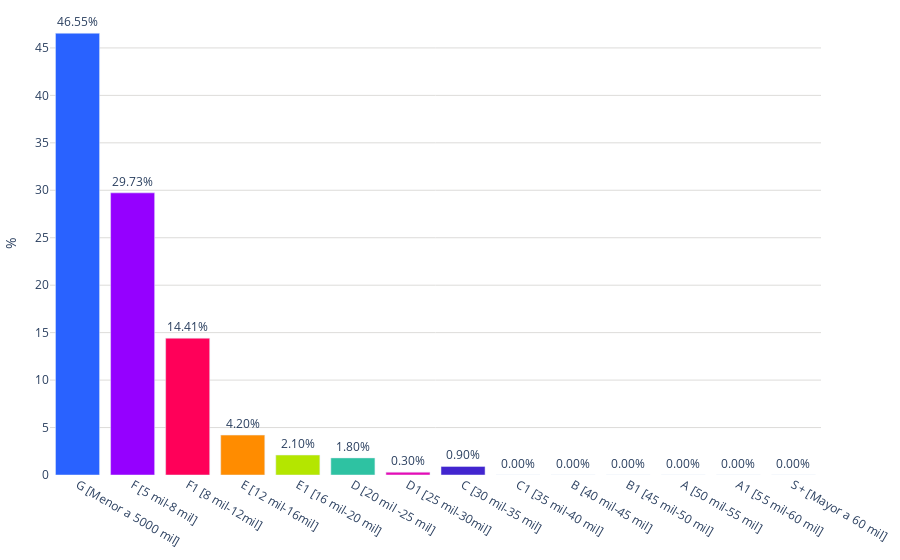

The code cell stored with this chart in its notebook:
### Code cell
colores = ['#2962ff', '#9500ff', '#ff0059', '#ff8c00', '#b4e600', '#2EC2A2','#E50CB6','#4225CF','#2CBA4D','#2962ff', '#9500ff', '#ff0059', '#ff8c00', '#b4e600']

fig = go.Figure()
fig.add_trace(go.Bar(
    x=posiciones_salariospersona['Categoria'],  # Eje x: Categoría
    y=posiciones_salariospersona['porcentaje'],  # Eje y: porcentaje
    text=posiciones_salariospersona['porcentaje'].apply(lambda x: f'{x:.2f}%'),  # Texto con el formato deseado
    textposition='outside',  # Posición del texto (parte superior de las barras)
    marker_color=colores,  # Especifica los colores de las barras
))
fig.update_layout(
    #title='Mercado Salario por persona',  # Título de la gráfica
    title_x=0.5,
    yaxis=dict(
        title='%',  # Título del eje y
        gridcolor='#dddcda', # Color de las líneas que dividen los rangos del eje Y
        gridwidth=1, # Ancho de las líneas que dividen los rangos del eje Y
    ),margin=dict(l=10, r=10, t=10, b=10),  # Ajusta los márgenes (left, right, top, bottom)        
    plot_bgcolor='rgba(0,0,0,0)',  # Color de fondo del gráfico
)

# Exportar gráfica como archivo HTML
def guardar_grafico_como_html(fig, nombre_archivo, carpeta='assets/graficas'):
    if not os.path.exists(carpeta): 
        os.makedirs(carpeta) # Crear la carpeta si no existe
    
    # Gráfica como archivo HTML en la carpeta especificada
    pio.write_html(fig, f'{carpeta}/{nombre_archivo}.html')

# Exportar
guardar_grafico_como_html(fig, 'g_bar_mercadosalario_persona', carpeta='assets/graficas')

fig.show()

### Figure 1 — Plotly figure (JSON) as saved in the notebook; plotly's stock layout.template omitted (floating-point values rounded to 4 significant figures)
{"data": [{"marker": {"color": ["#2962ff", "#9500ff", "#ff0059", "#ff8c00", "#b4e600", "#2EC2A2", "#E50CB6", "#4225CF", "#2CBA4D", "#2962ff", "#9500ff", "#ff0059", "#ff8c00", "#b4e600"]}, "text": ["46.55%", "29.73%", "14.41%", "4.20%", "2.10%", "1.80%", "0.30%", "0.90%", "0.00%", "0.00%", "0.00%", "0.00%", "0.00%", "0.00%"], "textposition": "outside", "type": "bar", "x": ["G [Menor a 5000 mil]", "F [5 mil-8 mil]", "F1 [8 mil-12mil]", "E [12 mil-16mil]", "E1 [16 mil-20 mil]", "D [20 mil -25 mil]", "D1 [25 mil-30mil]", "C [30 mil-35 mil]", "C1 [35 mil-40 mil]", "B [40 mil-45 mil]", "B1 [45 mil-50 mil]", "A [50 mil-55 mil]", "A1 [55 mil-60 mil]", "S+ [Mayor a 60 mil]"], "y": [46.55, 29.73, 14.41, 4.204, 2.102, 1.802, 0.3003, 0.9009, 0, 0, 0, 0, 0, 0]}], "layout": {"margin": {"b": 10, "l": 10, "r": 10, "t": 10}, "plot_bgcolor": "rgba(0,0,0,0)", "title": {"x": 0.5}, "yaxis": {"gridcolor": "#dddcda", "gridwidth": 1, "title": {"text": "%"}}}}
